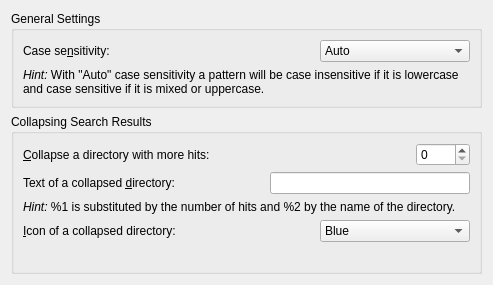
<?xml version="1.0" encoding="UTF-8"?>
<ui version="4.0">
 <class>KLocateConfigWidget</class>
 <widget class="QWidget" name="KLocateConfigWidget">
  <property name="geometry">
   <rect>
    <x>0</x>
    <y>0</y>
    <width>493</width>
    <height>285</height>
   </rect>
  </property>
  <layout class="QVBoxLayout" name="verticalLayout_3">
   <item>
    <widget class="QGroupBox" name="groupBox">
     <property name="title">
      <string>General Settings</string>
     </property>
     <layout class="QVBoxLayout" name="verticalLayout">
      <item>
       <layout class="QHBoxLayout">
        <item>
         <widget class="QLabel" name="textLabel1">
          <property name="text">
           <string>Case se&amp;nsitivity:</string>
          </property>
          <property name="wordWrap">
           <bool>false</bool>
          </property>
          <property name="buddy">
           <cstring>kcfg_caseSensitivity</cstring>
          </property>
         </widget>
        </item>
        <item>
         <spacer name="spacer3">
          <property name="orientation">
           <enum>Qt::Horizontal</enum>
          </property>
          <property name="sizeType">
           <enum>QSizePolicy::Expanding</enum>
          </property>
          <property name="sizeHint" stdset="0">
           <size>
            <width>284</width>
            <height>20</height>
           </size>
          </property>
         </spacer>
        </item>
        <item>
         <widget class="KComboBox" name="kcfg_caseSensitivity">
          <property name="minimumSize">
           <size>
            <width>150</width>
            <height>0</height>
           </size>
          </property>
          <property name="whatsThis">
           <string>&quot;Auto&quot; for automatic case sensitivity determination (lowercase pattern -&gt; case insensitive, upper or mixedcase pattern -&gt; case sensitive), &quot;Sensitive&quot; for case sensitive and &quot;Insensitive&quot; for case insensitive.</string>
          </property>
          <item>
           <property name="text">
            <string comment="Automatic case-sensitivity">Auto</string>
           </property>
          </item>
          <item>
           <property name="text">
            <string comment="Case-sensitive search">Sensitive</string>
           </property>
          </item>
          <item>
           <property name="text">
            <string comment="Case-insensitive search">Insensitive</string>
           </property>
          </item>
         </widget>
        </item>
       </layout>
      </item>
      <item>
       <widget class="QLabel" name="textLabel2">
        <property name="text">
         <string>&lt;i&gt;Hint:&lt;/i&gt; With &quot;Auto&quot; case sensitivity a pattern will be case insensitive if it is lowercase and case sensitive if it is mixed or uppercase.</string>
        </property>
        <property name="wordWrap">
         <bool>true</bool>
        </property>
       </widget>
      </item>
     </layout>
    </widget>
   </item>
   <item>
    <widget class="QGroupBox" name="groupBox_2">
     <property name="title">
      <string>Collapsing Search Results</string>
     </property>
     <layout class="QVBoxLayout" name="verticalLayout_2">
      <item>
       <layout class="QHBoxLayout" name="_2">
        <item>
         <widget class="QLabel" name="textLabel1_3">
          <property name="sizePolicy">
           <sizepolicy hsizetype="Expanding" vsizetype="Preferred">
            <horstretch>0</horstretch>
            <verstretch>0</verstretch>
           </sizepolicy>
          </property>
          <property name="text">
           <string>&amp;Collapse a directory with more hits:</string>
          </property>
          <property name="alignment">
           <set>Qt::AlignVCenter</set>
          </property>
          <property name="wordWrap">
           <bool>false</bool>
          </property>
          <property name="buddy">
           <cstring>kcfg_collapseDirectoryThreshold</cstring>
          </property>
         </widget>
        </item>
        <item>
         <spacer name="spacer6">
          <property name="orientation">
           <enum>Qt::Horizontal</enum>
          </property>
          <property name="sizeType">
           <enum>QSizePolicy::Expanding</enum>
          </property>
          <property name="sizeHint" stdset="0">
           <size>
            <width>141</width>
            <height>20</height>
           </size>
          </property>
         </spacer>
        </item>
        <item>
         <widget class="KIntSpinBox" name="kcfg_collapseDirectoryThreshold">
          <property name="whatsThis">
           <string>Collapse a directory with more hits.</string>
          </property>
          <property name="maximum">
           <number>9999</number>
          </property>
         </widget>
        </item>
       </layout>
      </item>
      <item>
       <layout class="QHBoxLayout" name="_3">
        <item>
         <widget class="QLabel" name="textLabel1_4">
          <property name="sizePolicy">
           <sizepolicy hsizetype="Expanding" vsizetype="Preferred">
            <horstretch>0</horstretch>
            <verstretch>0</verstretch>
           </sizepolicy>
          </property>
          <property name="text">
           <string>Text of a collapsed &amp;directory:</string>
          </property>
          <property name="alignment">
           <set>Qt::AlignVCenter</set>
          </property>
          <property name="wordWrap">
           <bool>false</bool>
          </property>
          <property name="buddy">
           <cstring>kcfg_collapsedDisplay</cstring>
          </property>
         </widget>
        </item>
        <item>
         <spacer name="spacer1">
          <property name="orientation">
           <enum>Qt::Horizontal</enum>
          </property>
          <property name="sizeType">
           <enum>QSizePolicy::Expanding</enum>
          </property>
          <property name="sizeHint" stdset="0">
           <size>
            <width>100</width>
            <height>20</height>
           </size>
          </property>
         </spacer>
        </item>
        <item>
         <widget class="KLineEdit" name="kcfg_collapsedDisplay">
          <property name="sizePolicy">
           <sizepolicy hsizetype="Fixed" vsizetype="Fixed">
            <horstretch>0</horstretch>
            <verstretch>0</verstretch>
           </sizepolicy>
          </property>
          <property name="minimumSize">
           <size>
            <width>200</width>
            <height>0</height>
           </size>
          </property>
          <property name="whatsThis">
           <string>Hint: %1 is substituted by the number of hits, %2 by the name of the directory.</string>
          </property>
         </widget>
        </item>
       </layout>
      </item>
      <item>
       <widget class="QLabel" name="textLabel1_3_2">
        <property name="text">
         <string>&lt;i&gt;Hint:&lt;/i&gt; %1 is substituted by the number of hits and %2 by the name of the directory.</string>
        </property>
        <property name="wordWrap">
         <bool>true</bool>
        </property>
       </widget>
      </item>
      <item>
       <layout class="QHBoxLayout" name="_4">
        <item>
         <widget class="QLabel" name="textLabel1_2">
          <property name="text">
           <string>&amp;Icon of a collapsed directory:</string>
          </property>
          <property name="wordWrap">
           <bool>false</bool>
          </property>
          <property name="buddy">
           <cstring>kcfg_collapsedIcon</cstring>
          </property>
         </widget>
        </item>
        <item>
         <spacer name="spacer3_2">
          <property name="orientation">
           <enum>Qt::Horizontal</enum>
          </property>
          <property name="sizeType">
           <enum>QSizePolicy::Expanding</enum>
          </property>
          <property name="sizeHint" stdset="0">
           <size>
            <width>161</width>
            <height>20</height>
           </size>
          </property>
         </spacer>
        </item>
        <item>
         <widget class="KComboBox" name="kcfg_collapsedIcon">
          <property name="minimumSize">
           <size>
            <width>150</width>
            <height>0</height>
           </size>
          </property>
          <item>
           <property name="text">
            <string comment="Folder icon color">Blue</string>
           </property>
          </item>
          <item>
           <property name="text">
            <string comment="Folder icon color">Green</string>
           </property>
          </item>
          <item>
           <property name="text">
            <string comment="Folder icon color">Grey</string>
           </property>
          </item>
          <item>
           <property name="text">
            <string comment="Folder icon color">Orange</string>
           </property>
          </item>
          <item>
           <property name="text">
            <string comment="Folder icon color">Red</string>
           </property>
          </item>
          <item>
           <property name="text">
            <string comment="Folder icon color">Violet</string>
           </property>
          </item>
          <item>
           <property name="text">
            <string comment="Folder icon color">Yellow</string>
           </property>
          </item>
         </widget>
        </item>
       </layout>
      </item>
      <item>
       <spacer name="verticalSpacer_2">
        <property name="orientation">
         <enum>Qt::Vertical</enum>
        </property>
        <property name="sizeHint" stdset="0">
         <size>
          <width>20</width>
          <height>78</height>
         </size>
        </property>
       </spacer>
      </item>
     </layout>
    </widget>
   </item>
  </layout>
 </widget>
 <customwidgets>
  <customwidget>
   <class>KIntSpinBox</class>
   <extends>QSpinBox</extends>
   <header>knuminput.h</header>
  </customwidget>
  <customwidget>
   <class>KLineEdit</class>
   <extends>QLineEdit</extends>
   <header>klineedit.h</header>
  </customwidget>
  <customwidget>
   <class>KComboBox</class>
   <extends>QComboBox</extends>
   <header>kcombobox.h</header>
  </customwidget>
 </customwidgets>
 <resources/>
 <connections/>
</ui>
